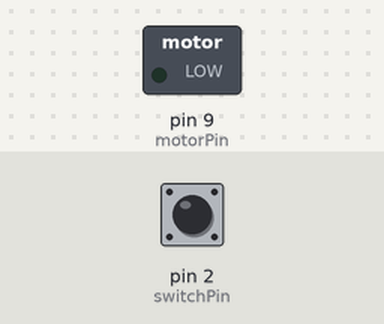
Recording of a sketch running on a simulated Arduino Uno, built with avr-gcc and run on an emulated ATmega328P. Parts: switched loads named in the sketch (green lamp = pin HIGH). The test bench sets the inputs (shaded band); at power-on: pin 2 (switchPin) LOW.

Above: at 1.2 s.
1.3 s: pin 2 (switchPin) pulled HIGH for 0.15 s
At 1.37 s:
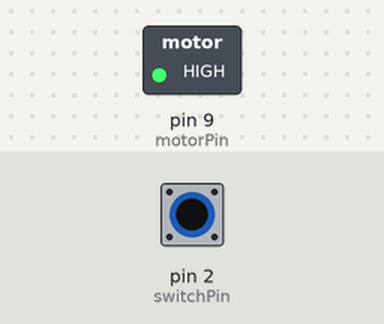
2.9 s: pin 2 (switchPin) pulled HIGH for 3.2 s
At 7.3 s:
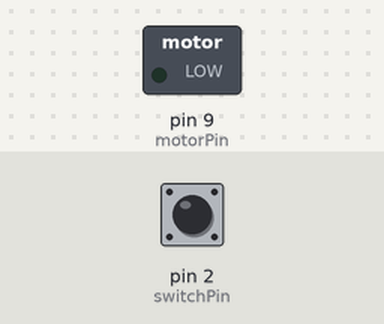
Timing chart, 0 to 8.8 s (numbered marks = the images above; inputs shaded):
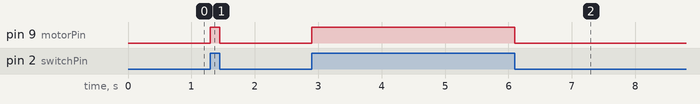

The sketch:

sketch_project09.ino
```cpp
/*
  Arduino Starter Kit -- Project 09
 */

 const int switchPin = 2;
 const int motorPin = 9;

 void setup() {
   pinMode(switchPin, INPUT);
   pinMode(motorPin, OUTPUT);
 }

 void loop() {
   int switchState = digitalRead(switchPin);

   if (switchState == HIGH) {
     digitalWrite(motorPin, HIGH);
   } else {
     digitalWrite(motorPin, LOW);
   }
 }
```

Measured:
- after the input at 1.3 s, pin 9 (motorPin): LOW → HIGH at once, → LOW 0.15 s later
- after the input at 2.9 s, pin 9 (motorPin): LOW → HIGH at once, → LOW 3.2 s later
